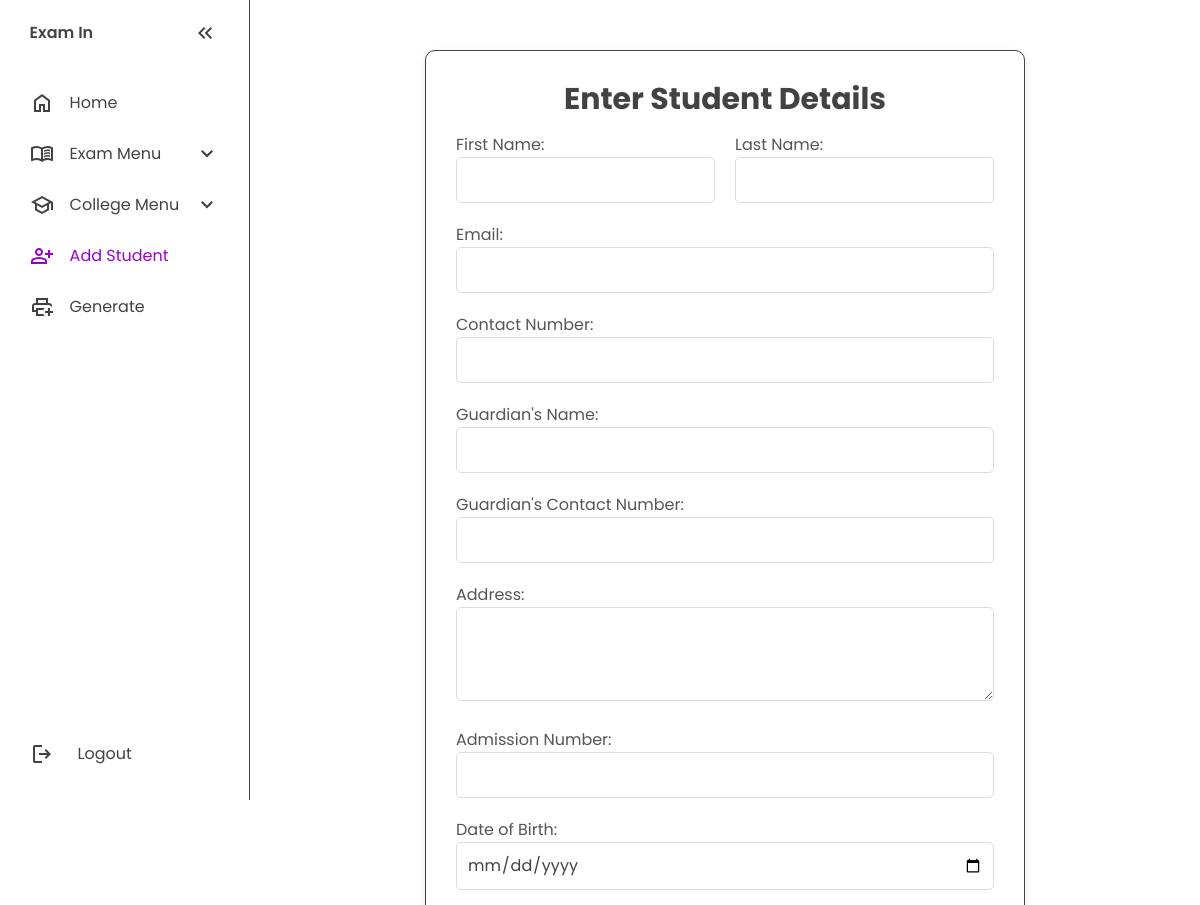
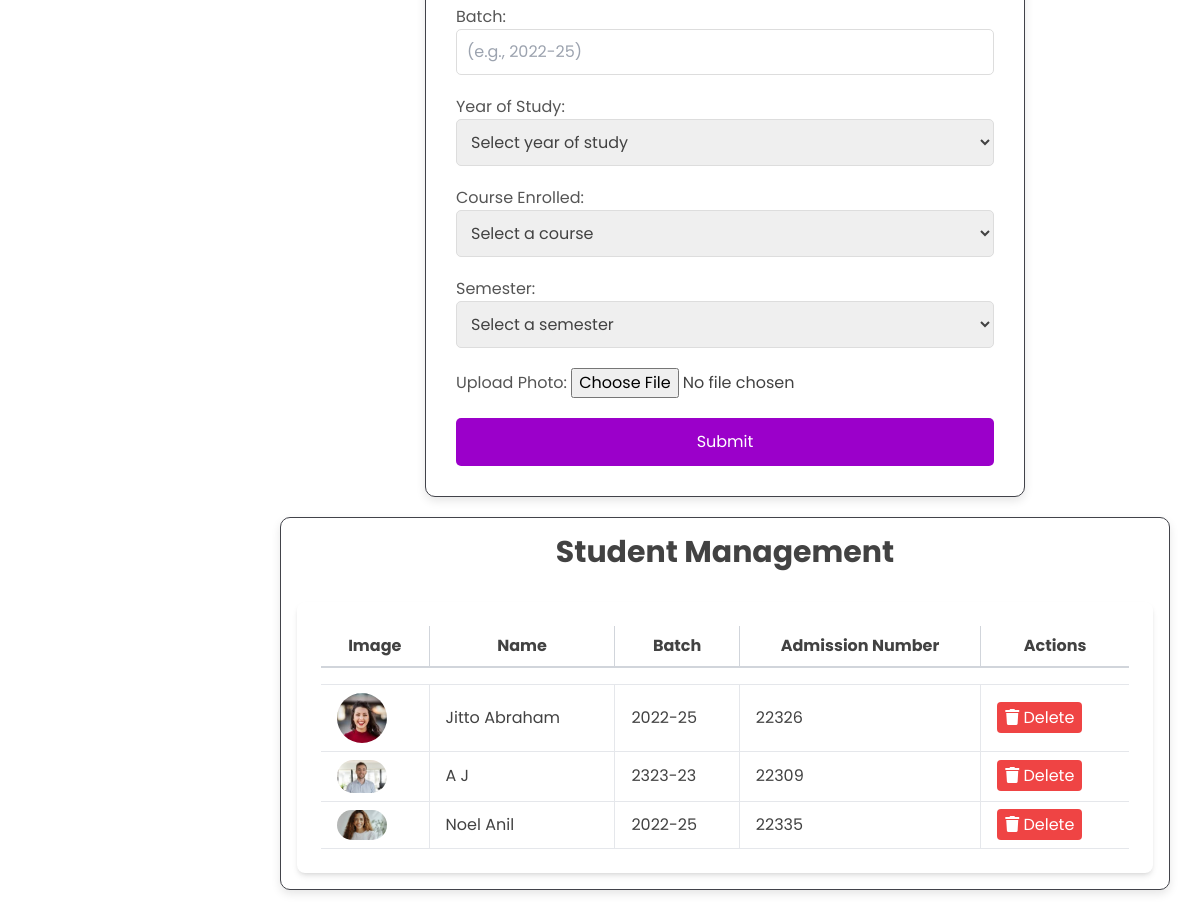
The page /teacher-page/addStudent.php on the database its author committed (2 pictures, top to bottom).
### tables this page shows
CREATE TABLE IF NOT EXISTS `students` (
  `student_id` int NOT NULL AUTO_INCREMENT,
  `first_name` varchar(50) NOT NULL,
  `last_name` varchar(50) NOT NULL,
  `email` varchar(100) NOT NULL,
  `contact_number` varchar(15) DEFAULT NULL,
  `guardian_name` varchar(50) DEFAULT NULL,
  `guardian_contact_number` varchar(15) DEFAULT NULL,
  `address` text,
  `admission_number` varchar(20) NOT NULL,
  `date_of_birth` date DEFAULT NULL,
  `batch` varchar(20) DEFAULT NULL,
  `year_of_study` tinyint DEFAULT NULL,
  `course_id` int DEFAULT NULL,
  `semester_id` int DEFAULT NULL,
  `photo_path` varchar(255) DEFAULT NULL,
  PRIMARY KEY (`student_id`),
  UNIQUE KEY `email` (`email`),
  UNIQUE KEY `admission_number` (`admission_number`),
  KEY `course_id` (`course_id`),
  KEY `semester_id` (`semester_id`)
);

### teacher-page/addStudent.php (the view, shortened to what this page needs)
<?php
include 'config.php';
$sql = "SELECT * FROM students";
$result = $conn->query($sql);
?>
<!DOCTYPE html>
<html lang="en">
<head>
    <script src="https://cdn.tailwindcss.com"></script>
    <link rel="stylesheet" href="https://cdnjs.cloudflare.com/ajax/libs/font-awesome/5.15.3/css/all.min.css"></link>
    <link rel="stylesheet" href="style.css">
</head>
<body>
<nav id="sidebar">
  <ul>
    <li>
      <span class="logo">Exam In</span>
      <button onclick="toggleSidebar()" id="toggle-btn">
        <svg
          xmlns="http://www.w3.org/2000/svg"
          height="24px"
          viewBox="0 -960 960 960"
          width="24px"
          fill="#5f6368"
        >
          <path
            d="M440-240 200-480l240-240 56 56-183 184 183 184-56 56Zm264 0L464-480l240-240 56 56-183 184 183 184-56 56Z"
          />
        </svg>
      </button>
    </li>
    <li>
      <a href="index.html">
        <svg
          xmlns="http://www.w3.org/2000/svg"
          height="24px"
          viewBox="0 -960 960 960"
          width="24px"
          fill="#5f6368"
        >
          <path
            d="M240-200h120v-240h240v240h120v-360L480-740 240-560v360Zm-80 80v-480l320-240 320 240v480H520v-240h-80v240H160Zm320-350Z"
          />
        </svg>
        <span>Home</span>
      </a>
    </li>
    <li>
      <button onclick="toggleSubMenu(this)" class="dropdown-btn">
        <span>Exam Menu</span>
        <svg
          xmlns="http://www.w3.org/2000/svg"
          height="24px"
          viewBox="0 -960 960 960"
          width="24px"
          fill="#5f6368"
        >
          <path d="M480-344 240-584l56-56 184 184 184-184 56 56-240 240Z" />
        </svg>
      </button>
    </li>
    <li>
      <button onclick="toggleSubMenu(this)" class="dropdown-btn">
        <svg
          xmlns="http://www.w3.org/2000/svg"
          height="24px"
          viewBox="0 -960 960 960"
          width="24px"
          fill="#5f6368"
        >
          <path
            d="M480-120 200-272v-240L40-600l440-240 440 240v320h-80v-276l-80 44v240L480-120Zm0-332 274-148-274-148-274 148 274 148Zm0 241 200-108v-151L480-360 280-470v151l200 108Zm0-241Zm0 90Zm0 0Z"
          />
        </svg>
        <span>College Menu</span>
        <svg
          xmlns="http://www.w3.org/2000/svg"
          height="24px"
          viewBox="0 -960 960 960"
          width="24px"
          fill="#5f6368"
        >
          <path d="M480-344 240-584l56-56 184 184 184-184 56 56-240 240Z" />
        </svg>
      </button>
    </li>
    <li  class="active">
      <a href="addStudent.php">
        <span>Add Student</span>
      </a>
    </li>
    <li>
      <a href="generateTicket.php">
        <span>Generate</span>
      </a>
    </li>
    <div class="logout-container">
      <li>
        <a href="../Login-Signup/Login/index.html">
          <svg
            xmlns="http://www.w3.org/2000/svg"
            height="24px"
            viewBox="0 -960 960 960"
            width="24px"
            fill="#5f6368"
          >
            <path
              d="M200-120q-33 0-56.5-23.5T120-200v-560q0-33 23.5-56.5T200-840h280v80H200v560h280v80H200Zm440-160-55-58 102-102H360v-80h327L585-622l55-58 200 200-200 200Z"
            />
          </svg>
          <span>Logout</span>
        </a>
      </li>
    </div>
  </ul>
</nav>
    <main>
        <div class="formDetails container">
            <h1 class="text-3xl text-center mb-4 font-bold">Enter Student Details</h2>
            <form
                action="addStudent.php"
                method="post"
                enctype="multipart/form-data"
                id="studentForm"
            >
                <div class="name-details">
                    <div class="name-group">
                        <label for="firstName">First Name:</label>
                        <input
                            type="text"
                            id="firstName"
                            name="first_name"
                            autocomplete="off"
                        />
                    </div>
                    <div class="name-group">
                        <label for="lastName">Last Name:</label>
                        <input
                            type="text"
                            id="lastName"
                            name="last_name"
                            autocomplete="off"
                        />
                    </div>
                </div>
                <div class="form-group">
                    <label for="email">Email:</label>
                    <input type="email" id="email" name="email" autocomplete="off" />
                </div>
                <div class="form-group">
                    <label for="contactNumber">Contact Number:</label>
                    <input
                        type="tel"
                        id="contactNumber"
                        name="contact_number"
                        autocomplete="off"
                    />
                </div>
                <div class="form-group">
                    <label for="guardianName">Guardian's Name:</label>
                    <input
                        type="text"
                        id="guardianName"
                        name="guardian_name"
                        autocomplete="off"
                    />
                </div>
                <div class="form-group">
                    <label for="guardianContactNumber">Guardian's Contact Number:</label>
                    <input
                        type="tel"
                        id="guardianContactNumber"
                        name="guardian_contact_number"
                        autocomplete="off"
                    />
                </div>
                <div class="form-group">
                    <label for="address">Address:</label>
                    <textarea
                        id="address"
                        name="address"
                        rows="3"
                        autocomplete="off"
                    ></textarea>
                </div>
                <div class="form-group">
                    <label for="admissionNumber">Admission Number:</label>
                    <input
                        type="text"
                        id="admissionNumber"
                        name="admission_number"
                        autocomplete="off"
                    />
                </div>
                <div class="form-group">
                    <label for="dob">Date of Birth:</label>
                    <input
                        type="date"
                        id="dob"
                        name="date_of_birth"
                        autocomplete="off"
                    />
                </div>
                <div class="form-group">
                    <label for="batch">Batch:</label>
                    <input
                        type="text"
                        id="batch"
                        name="batch"
                        placeholder="(e.g., 2022-25)"
                        autocomplete="off"
                    />
                </div>
                <div class="form-group">
    <label for="yearOfStudy">Year of Study:</label>
    <select id="yearOfStudy" name="year_of_study">
        <option value="" disabled selected>Select year of study</option>
    </select>
</div>
                 <div class="form-group">
                    <label for="course_id">Course Enrolled:</label>
                    <select id="course_id" name="course_id">
                        <option value="" disabled selected>Select a course</option>
                    </select>
                </div>
                <div class="form-group">
                    <label for="semester_id">Semester:</label>
                    <select id="semester_id" name="semester_id">
                        <option value="" disabled selected>Select a semester</option>
                    </select>
                </div>
                <div class="form-group">
                  <label for="photo">Upload Photo:</label>
                  <input
                  type="file"
                  id="photo"
                  name="photo"
                  accept="image/*"
                  />
                </div>
                <input type="submit" name="submit-btn" class="submit-btn" value="Submit" />
            </form>
        </div>
        <div class="container mx-auto p-4">
   <h1 class="text-3xl font-bold text-center mb-8">
    Student Management
   </h1>
   <div class="bg-white shadow-md rounded-lg p-6">
   <table class="min-w-full bg-white">
    <thead>
        <tr>
            <th class="py-2 px-4 border-b-2 border-gray-300 border-right">Image</th>
            <th class="py-2 px-4 border-b-2 border-gray-300 border-right">Name</th>
            <th class="py-2 px-4 border-b-2 border-gray-300 border-right">Batch</th>
            <th class="py-2 px-4 border-b-2 border-gray-300 border-right">Admission Number</th>
            <th class="py-2 px-4 border-b-2 border-gray-300">Actions</th>
        </tr>
        <tr>
            <td colspan="5" class="py-2 px-4 border-b border-gray-200"></td>
        </tr>
    </thead>
    <tbody>
        <?php
        if ($result->num_rows > 0) {
            while($row = $result->fetch_assoc()) {
                echo '<tr>';
                echo '<td class="py-2 px-4 border-b border-gray-200 border-right">';
                echo '<img alt="Profile picture of ' . $row["first_name"] . ' ' . $row["last_name"] . '" class="rounded-full" height="50" src="' . $row["photo_path"] . '" width="50"/>';
                echo '</td>';
                echo '<td class="py-2 px-4 border-b border-gray-200 border-right">' . $row["first_name"] . ' ' . $row["last_name"] . '</td>';
                echo '<td class="py-2 px-4 border-b border-gray-200 border-right">' . $row["batch"] . '</td>';
                echo '<td class="py-2 px-4 border-b border-gray-200 border-right">' . $row["admission_number"] . '</td>';
                echo '<td class="py-2 px-4 border-b border-gray-200">';
                echo '<a class="bg-red-500 text-white px-2 py-1 rounded hover:bg-red-600" href="delete_student.php?student_id=' . $row["student_id"] . '" onclick="return confirm(\'Are you sure you want to delete this student?\')">';
                echo '<i class="fas fa-trash"></i> Delete';
                echo '</a>';
                echo '</td>';
                echo '</tr>';
            }
        } else {
            echo '<tr><td colspan="5" class="py-2 px-4 border-b border-gray-200 text-center">No students found</td></tr>';
        }
        ?>
    </tbody>
</table>
   </div>
</div>
    </main>
</body>
</html>

### teacher-page/style.css (style rules this page uses)
:root { --base-clr: #ffffff; --line-clr: #42434a; --hover-clr: #f1f1f1; --text-clr: #424242; --accent-clr: #9b00ca; --secondary-accent-clr: #7b3291; --secondary-text-clr: #858585; }
* { margin: 0; padding: 0; }
html { font-family: Poppins, "Segoe UI", Tahoma, Geneva, Verdana, sans-serif; line-height: 1.5rem; }
body { min-height: 100vh; min-height: 100dvh; background-color: var(--base-clr); color: var(--text-clr); display: grid; grid-template-columns: auto 1fr; grid-template-rows: 1fr auto; min-height: 100vh; }
#sidebar { box-sizing: border-box; height: 100vh; width: 250px; padding: 5px 1em; background-color: var(--base-clr); border-right: 1px solid var(--line-clr); position: sticky; top: 0; align-self: start; transition: 300ms ease-in-out; overflow: hidden; text-wrap: nowrap; }
#sidebar ul { list-style: none; }
#sidebar a, #sidebar .dropdown-btn, #sidebar .logo { border-radius: 0.5em; padding: 0.85em; text-decoration: none; color: var(--text-clr); display: flex; align-items: center; gap: 1em; }
.dropdown-btn { width: 100%; text-align: left; background: none; border: none; font: inherit; cursor: pointer; }
#sidebar svg { flex-shrink: 0; fill: var(--text-clr); }
#sidebar a span, #sidebar .dropdown-btn span { flex-grow: 2; }
.dropdown-btn svg { transition: 200ms ease; }
#sidebar { display: flex; flex-direction: column; height: 100vh; }
#sidebar ul { flex-grow: 1; display: flex; flex-direction: column; }
.logout-container { margin-top: auto; margin-bottom: 15px; }
.logout-container li { list-style: none; }
.logout-container a { text-decoration: none; color: #5f6368; display: flex; align-items: center; }
.logout-container svg { margin-right: 8px; }
main { padding: min(30px, 7%); }
.container { border: 1px solid var(--line-clr); border-radius: 1em; margin-bottom: 20px; padding: min(3em, 15%); }
.container { background-color: #ffffff; border-radius: 10px; padding: 30px; box-shadow: 0 4px 10px rgba(0, 0, 0, 0.1); margin: 20px auto; }
.formDetails.container { max-width: 600px; }
form { display: flex; flex-direction: column; gap: 20px; }
form label { font-size: 16px; color: #555; }
form input[type="text"], form input[type="date"], form input[type="number"], form input[type="email"], form input[type="tel"], form select, form textarea { padding: 10px; border: 1px solid #ddd; border-radius: 5px; font-size: 16px; width: 100%; box-sizing: border-box; transition: border-color 0.3s ease; }
input::placeholder, textarea::placeholder { font-family: Poppins, "Segoe UI", Tahoma, Geneva, Verdana, sans-serif; color: #aaa; font-size: 16px; }
form input[type="submit"] { font-family: Poppins, "Segoe UI", Tahoma, Geneva, Verdana, sans-serif; padding: 12px; background-color: var(--accent-clr); color: var(--base-clr); font-size: 16px; border: none; border-radius: 5px; cursor: pointer; transition: background-color 0.3s ease; }
.name-details { display: flex; }
.name-details .name-group:first-child { margin-right: 10px; }
.name-details .name-group:last-child { margin-left: 10px; }

### teacher-page/addStudent.php (style rules this page uses)
body { font-family: 'Poppins', sans-serif; }
.border-right { border-right: 1px solid #d1d5db; }

### rows shown on the page
students: photo_path (picture), first_name "Jitto", last_name "Abraham", batch "2022-25", admission_number "22326"
students: photo_path (picture), first_name "A", last_name "J", batch "2323-23", admission_number "22309"
students: photo_path (picture), first_name "Noel", last_name "Anil", batch "2022-25", admission_number "22335"
